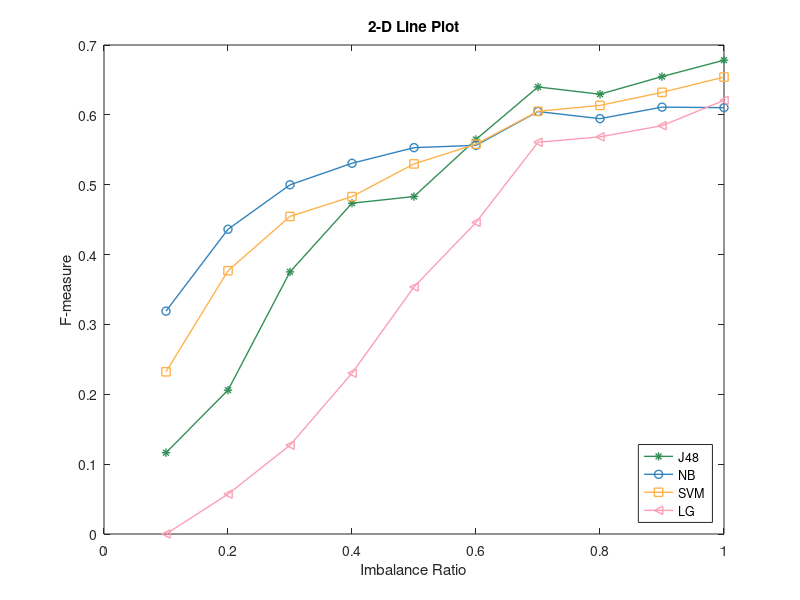

Write the MATLAB code that produced this figure.
load('plotdata.mat');
x = num(:,1);
y1 = num(:,2);
y2 = num(:,3);
y3 = num(:,4);
y4 = num(:,5);
figure;
plot(x,y1,'-*','LineWidth',1,'color',[49/255,143/255,86/255]);
hold on;
plot(x,y2,'-o','LineWidth',1,'color',[49/255,130/255,189/255]);
plot(x,y3,'-s','LineWidth',1,'color',[254/255,178/255,76/255]);
plot(x,y4,'-<','LineWidth',1,'color',[250/255,159/255,181/255]);
legend('J48','NB','SVM','LG','Location','SouthEast');
title('2-D Line Plot');
xlabel('Imbalance Ratio');
ylabel('F-measure');